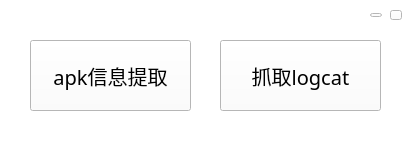
<?xml version="1.0" encoding="UTF-8"?>
<ui version="4.0">
 <class>ToolBoxWidget</class>
 <widget class="QWidget" name="ToolBoxWidget">
  <property name="geometry">
   <rect>
    <x>0</x>
    <y>0</y>
    <width>416</width>
    <height>141</height>
   </rect>
  </property>
  <property name="windowTitle">
   <string>Form</string>
  </property>
  <property name="styleSheet">
   <string notr="true">background-color: rgb(255, 255, 255);</string>
  </property>
  <widget class="QPushButton" name="minBtn">
   <property name="geometry">
    <rect>
     <x>370</x>
     <y>13</y>
     <width>12</width>
     <height>4</height>
    </rect>
   </property>
   <property name="font">
    <font>
     <family>Arial</family>
    </font>
   </property>
   <property name="text">
    <string/>
   </property>
  </widget>
  <widget class="QPushButton" name="closeBtn">
   <property name="geometry">
    <rect>
     <x>390</x>
     <y>10</y>
     <width>12</width>
     <height>10</height>
    </rect>
   </property>
   <property name="font">
    <font>
     <family>Arial</family>
    </font>
   </property>
   <property name="text">
    <string/>
   </property>
  </widget>
  <widget class="QPushButton" name="apkBtn">
   <property name="geometry">
    <rect>
     <x>30</x>
     <y>40</y>
     <width>161</width>
     <height>71</height>
    </rect>
   </property>
   <property name="font">
    <font>
     <family>微软雅黑</family>
     <pointsize>15</pointsize>
     <weight>50</weight>
     <bold>false</bold>
    </font>
   </property>
   <property name="text">
    <string>apk信息提取</string>
   </property>
  </widget>
  <widget class="QPushButton" name="logcatBtn">
   <property name="geometry">
    <rect>
     <x>220</x>
     <y>40</y>
     <width>161</width>
     <height>71</height>
    </rect>
   </property>
   <property name="font">
    <font>
     <family>微软雅黑</family>
     <pointsize>15</pointsize>
     <weight>50</weight>
     <bold>false</bold>
    </font>
   </property>
   <property name="text">
    <string>抓取logcat</string>
   </property>
  </widget>
 </widget>
 <resources/>
 <connections/>
</ui>
